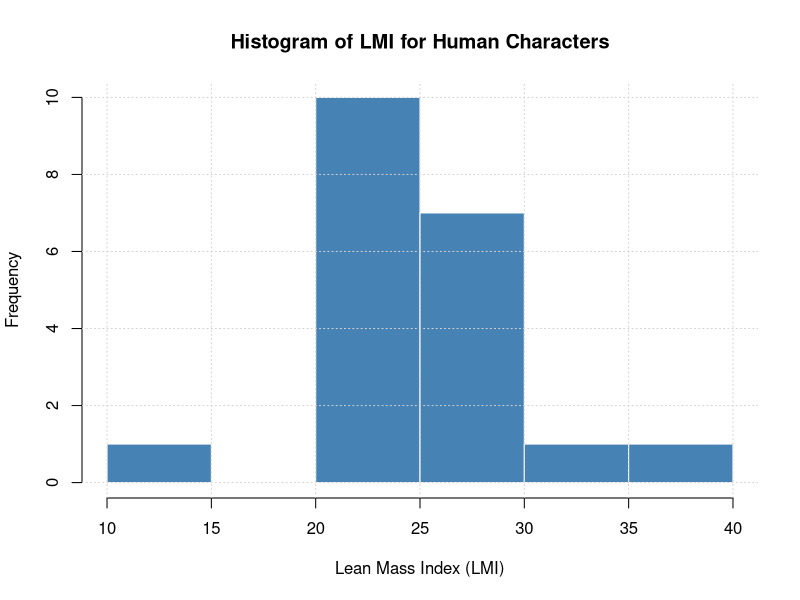
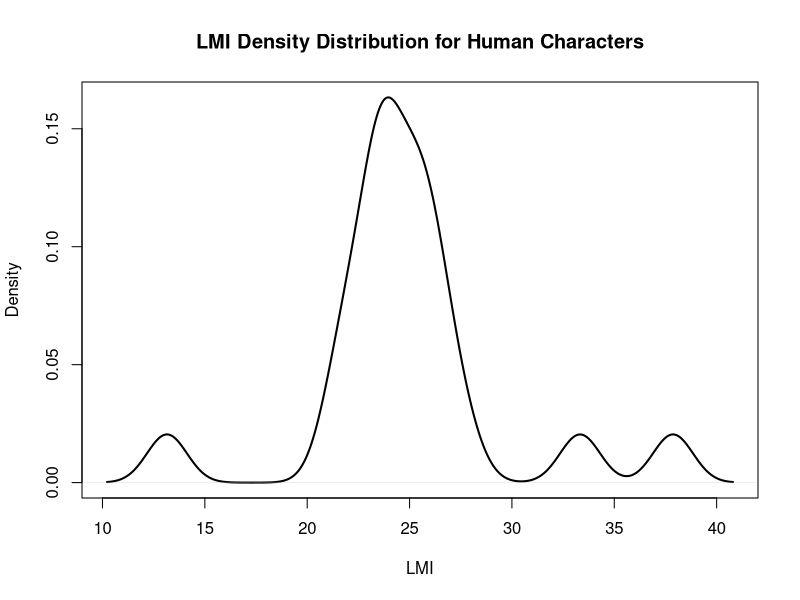

These charts were generated, in order, by the following R code: (Note: this script raises an error after producing the figures.)
# Created by Agrannya Singh (23BCE0965)
# Problem 36: Data Manipulation and Analysis using the Starwars Dataset in R
# (Practice Program — LA-4)

if (!requireNamespace('dplyr', quietly = TRUE)) install.packages('dplyr')
library(dplyr)

# ---- i) Load starwars dataset (from dplyr) ----
data('starwars', package = 'dplyr')

# ---- ii) Display first few rows ----
cat('=== First 6 Rows ===\n')
head(starwars)

# ---- iii) Summary statistics for height and mass ----
cat('=== Summary Statistics (height, mass) ===\n')
summary(starwars[, c('name','species','height','mass','homeworld','gender')])

# ---- iv) Structure of dataset ----
cat('=== Dataset Structure ===\n')
str(starwars)

# ---- v) Filter: Human characters only ----
humans <- starwars[!is.na(starwars$species) & starwars$species == 'Human', ]
cat('Human characters:', nrow(humans), '\n')

# ---- vi) Compute LMI = mass / (height/100)^2 ----
# Note: height is in cm; convert to metres before squaring
humans$LMI <- round(humans$mass / (humans$height / 100)^2, 2)
cat('Human characters with LMI column:\n')
print(humans[, c('name','homeworld','height','mass','LMI')])

# ---- vii) Average LMI grouped by homeworld ----
lmi_by_world <- aggregate(
  LMI ~ homeworld, data = humans,
  FUN = function(x) round(mean(x, na.rm = TRUE), 2)
)
lmi_by_world <- lmi_by_world[order(-lmi_by_world$LMI), ]
cat('=== Average LMI by Homeworld ===\n')
print(lmi_by_world)

# ---- viii.a) Histogram of LMI ----
humans_complete <- humans[!is.na(humans$LMI), ]
hist(humans_complete$LMI,
     breaks = 8,
     col = 'steelblue',
     border = 'white',
     main = 'Histogram of LMI for Human Characters',
     xlab = 'Lean Mass Index (LMI)',
     ylab = 'Frequency')
grid()

# ---- viii.b) Density plot by homeworld ----
worlds <- unique(na.omit(humans_complete$homeworld))
cols <- rainbow(length(worlds))
plot(
  density(humans_complete$LMI, na.rm = TRUE),
  main = 'LMI Density Distribution for Human Characters',
  xlab = 'LMI', ylab = 'Density',
  col = 'black', lwd = 2
)
for (i in seq_along(worlds)) {
  sub_lmi <- humans_complete$LMI[humans_complete$homeworld == worlds[i]]
  if (length(sub_lmi) > 1)
    lines(density(sub_lmi), col = cols[i], lwd = 2)
}
legend('topright', legend = worlds, col = cols,
       lwd = 2, title = 'Homeworld', cex = 0.7)

# ---- viii.c) Bar chart: avg LMI by height bin ----
humans_complete$HeightBin <- cut(
  humans_complete$height,
  breaks = c(-Inf, 150, 179, 209, Inf),
  labels = c('Below 150','150-179','180-209','210 & above')
)
avg_lmi_bin <- tapply(humans_complete$LMI,
                      humans_complete$HeightBin, mean, na.rm = TRUE)
barplot(avg_lmi_bin,
        col = c('lightblue','lightgreen','lightyellow','salmon'),
        main = 'Average LMI by Height Bin (Human Characters)',
        xlab = 'Height Bin',
        ylab = 'Average LMI',
        border = 'grey40')
grid(nx = NA, ny = NULL)
